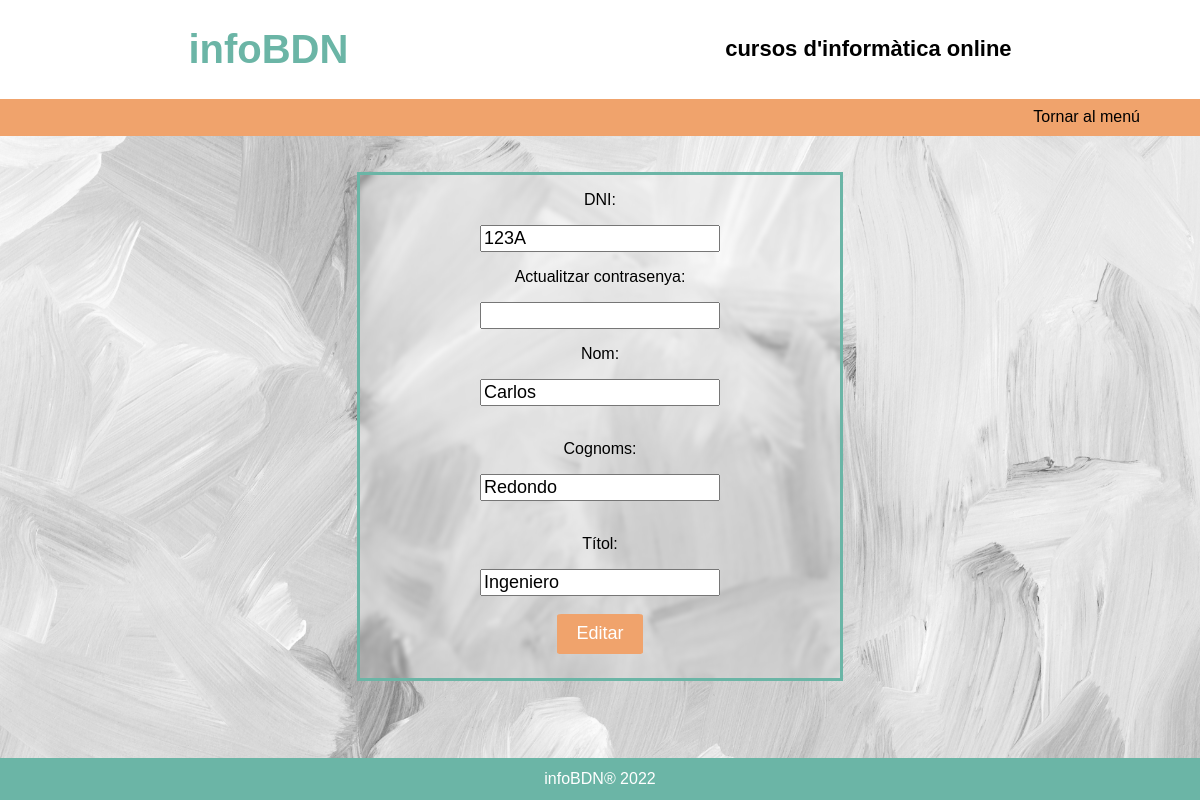
/EditarProfe2.php?id=123A (signed in), run on the app's committed database.
### tables this page shows
CREATE TABLE `professors` (
  `DNI` varchar(20) NOT NULL,
  `CONTRASENYA` varchar(50) NOT NULL,
  `NOM` varchar(20) NOT NULL,
  `COGNOMS` varchar(20) NOT NULL,
  `TITOL` varchar(20) NOT NULL,
  `FOTO` varchar(50) NOT NULL,
  `ACTIU` tinyint(1) NOT NULL
);

### EditarProfe2.php (the view, shortened to what this page needs)
<!DOCTYPE html>
<html lang="en">
<head>
    <link rel="stylesheet" type="text/css" href="styles.css"/>
</head>
<body>
    <?php
        if(isset($_SESSION['admin'])){?>
            <header>
                <h1 class="logo">infoBDN</h1>
                <h6 class="slogan">cursos d'informàtica online</h6>
            </header>
            <nav>
                <a href="IndexAdmin.php">Tornar al menú</a>
            </nav>
            <main class="bgEdit">
                <?php
                    $conection = bbdd();
                    $id=$_GET['id'];
                    $query= "SELECT * FROM professors WHERE dni='$id'";
                    $consult = mysqli_query($conection, $query);
                    $resultados=$consult->fetch_array(MYSQLI_ASSOC);
                    ?>
                    <form class="edit" action="EditarProfe3.php" method="POST" enctype="multipart/form-data">
                    <p>DNI:</p>
                    <input type="text" name="dni" value="<?php echo $resultados['DNI']?>" readonly="readonly" required>
                    <p>Actualitzar contrasenya:</p>
                    <input type="text" name="passwd" value="<?php ?>">
                    <p>Nom:</p>
                    <input type="text" name="nom" value="<?php echo $resultados['NOM']?>" required><br>
                    <p>Cognoms:</p>
                    <input type="text" name="cognoms" value="<?php echo $resultados['COGNOMS']?>" required ><br>
                    <p>Títol:</p>
                    <input type="text" name="titol" value="<?php echo $resultados['TITOL']?>" required><br>
                    <input class="smitedit" href="EditarProfe3.php" type="submit" name="enviar" value="Editar"/>
                </form>
            </main>
            <footer>
                <p>infoBDN® 2022</p>
            </footer>
        <?php }
        else{
            ?>
            <META HTTP-EQUIV="REFRESH" CONTENT="0;URL=LogIn.php">
            <?php
        }
    ?>
</body>
</html>

### styles.css (style rules this page uses)
html { height:100%; }
body { margin:0; display: flex; flex-direction: column; height: 100%; font-family: 'Trebuchet MS', 'Lucida Sans Unicode', 'Lucida Grande', 'Lucida Sans', Arial, sans-serif; }
header { display: flex; justify-content: space-around; align-items: center; }
.logo { color:#6BB5A6;font-size: 40px; }
.slogan { font-size:22px;margin:0; }
footer { display: flex; justify-content: center; position: relative; width:100%; bottom: 0; background-color:#6BB5A6; }
footer p { margin:1% 5%;color:#ffffff; }
nav { display:flex; justify-content: right; padding:0.8% 0; background-color: #F0A36C; }
nav a { margin-right:5%;text-decoration: none;color:black; }
.formlogin p, input { font-size:18px; }
main { height:100%; }
.edit { border: 3px solid #6BB5A6; display: flex; justify-content: center; flex-direction: column; width: 40%; align-items: center; margin: 0 auto; margin-top:3%; margin-bottom:5%; backdrop-filter: blur(2px); }
.smitedit { background-color:#F0A36C; border:none; border-radius: 5%; padding:2% 4%; color:#ffffff; margin-bottom:5%; }
.bgEdit { background-image: url(img/bgEdit.png); background-size: cover; }

### data on the page
professors: dni "123A", nom "Carlos", cognoms "Redondo", titol "Ingeniero"
